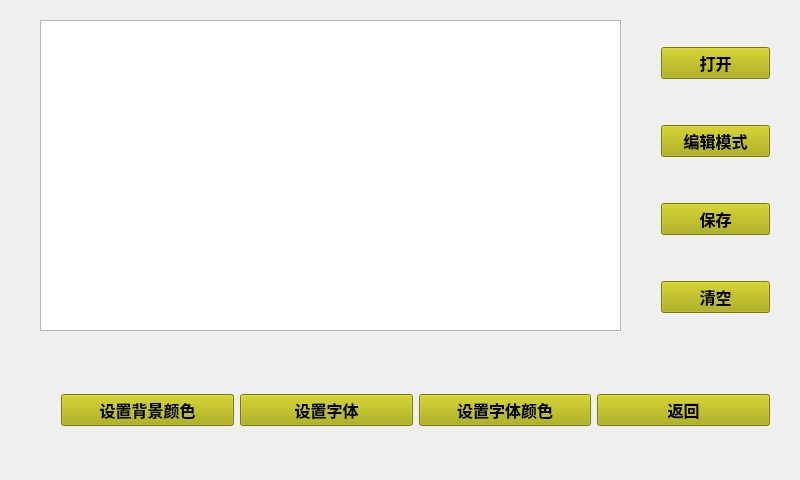
<?xml version="1.0" encoding="UTF-8"?>
<ui version="4.0">
 <class>Nodepad</class>
 <widget class="QMainWindow" name="Nodepad">
  <property name="geometry">
   <rect>
    <x>0</x>
    <y>0</y>
    <width>800</width>
    <height>480</height>
   </rect>
  </property>
  <property name="windowTitle">
   <string>Nodepad</string>
  </property>
  <widget class="QWidget" name="centralWidget">
   <widget class="QTextEdit" name="showfile">
    <property name="enabled">
     <bool>true</bool>
    </property>
    <property name="geometry">
     <rect>
      <x>40</x>
      <y>20</y>
      <width>581</width>
      <height>311</height>
     </rect>
    </property>
   </widget>
   <widget class="QWidget" name="layoutWidget">
    <property name="geometry">
     <rect>
      <x>650</x>
      <y>20</y>
      <width>131</width>
      <height>321</height>
     </rect>
    </property>
    <layout class="QVBoxLayout" name="verticalLayout">
     <property name="spacing">
      <number>30</number>
     </property>
     <item>
      <widget class="QPushButton" name="openpb">
       <property name="font">
        <font>
         <family>微软雅黑</family>
         <pointsize>12</pointsize>
         <weight>75</weight>
         <bold>true</bold>
        </font>
       </property>
       <property name="styleSheet">
        <string notr="true">background-color: rgb(170, 170, 0);</string>
       </property>
       <property name="text">
        <string>打开</string>
       </property>
      </widget>
     </item>
     <item>
      <widget class="QPushButton" name="editpb">
       <property name="font">
        <font>
         <family>微软雅黑</family>
         <pointsize>12</pointsize>
         <weight>75</weight>
         <bold>true</bold>
        </font>
       </property>
       <property name="styleSheet">
        <string notr="true">background-color: rgb(170, 170, 0);</string>
       </property>
       <property name="text">
        <string>编辑模式</string>
       </property>
      </widget>
     </item>
     <item>
      <widget class="QPushButton" name="savepb">
       <property name="font">
        <font>
         <family>微软雅黑</family>
         <pointsize>12</pointsize>
         <weight>75</weight>
         <bold>true</bold>
        </font>
       </property>
       <property name="styleSheet">
        <string notr="true">background-color: rgb(170, 170, 0);</string>
       </property>
       <property name="text">
        <string>保存</string>
       </property>
      </widget>
     </item>
     <item>
      <widget class="QPushButton" name="clearpb">
       <property name="font">
        <font>
         <family>微软雅黑</family>
         <pointsize>12</pointsize>
         <weight>75</weight>
         <bold>true</bold>
        </font>
       </property>
       <property name="styleSheet">
        <string notr="true">background-color: rgb(170, 170, 0);</string>
       </property>
       <property name="text">
        <string>清空</string>
       </property>
      </widget>
     </item>
    </layout>
   </widget>
   <widget class="QWidget" name="layoutWidget">
    <property name="geometry">
     <rect>
      <x>50</x>
      <y>370</y>
      <width>731</width>
      <height>81</height>
     </rect>
    </property>
    <layout class="QHBoxLayout" name="horizontalLayout">
     <item>
      <widget class="QPushButton" name="setbgcolorpb">
       <property name="font">
        <font>
         <family>微软雅黑</family>
         <pointsize>12</pointsize>
         <weight>75</weight>
         <bold>true</bold>
        </font>
       </property>
       <property name="styleSheet">
        <string notr="true">background-color: rgb(170, 170, 0);</string>
       </property>
       <property name="text">
        <string>设置背景颜色</string>
       </property>
      </widget>
     </item>
     <item>
      <widget class="QPushButton" name="setfont">
       <property name="font">
        <font>
         <family>微软雅黑</family>
         <pointsize>12</pointsize>
         <weight>75</weight>
         <bold>true</bold>
        </font>
       </property>
       <property name="styleSheet">
        <string notr="true">background-color: rgb(170, 170, 0);</string>
       </property>
       <property name="text">
        <string>设置字体</string>
       </property>
      </widget>
     </item>
     <item>
      <widget class="QPushButton" name="setcolorpb">
       <property name="font">
        <font>
         <family>微软雅黑</family>
         <pointsize>12</pointsize>
         <weight>75</weight>
         <bold>true</bold>
        </font>
       </property>
       <property name="styleSheet">
        <string notr="true">background-color: rgb(170, 170, 0);</string>
       </property>
       <property name="text">
        <string>设置字体颜色</string>
       </property>
      </widget>
     </item>
     <item>
      <widget class="QPushButton" name="back_btn">
       <property name="font">
        <font>
         <family>微软雅黑</family>
         <pointsize>12</pointsize>
         <weight>75</weight>
         <bold>true</bold>
        </font>
       </property>
       <property name="styleSheet">
        <string notr="true">background-color: rgb(170, 170, 0);</string>
       </property>
       <property name="text">
        <string>返回</string>
       </property>
      </widget>
     </item>
    </layout>
   </widget>
   <widget class="QWidget" name="widget" native="true">
    <property name="geometry">
     <rect>
      <x>70</x>
      <y>330</y>
      <width>631</width>
      <height>141</height>
     </rect>
    </property>
   </widget>
   <zorder>layoutWidget</zorder>
   <zorder>layoutWidget</zorder>
   <zorder>showfile</zorder>
   <zorder>widget</zorder>
  </widget>
 </widget>
 <layoutdefault spacing="6" margin="11"/>
 <resources/>
 <connections/>
</ui>
